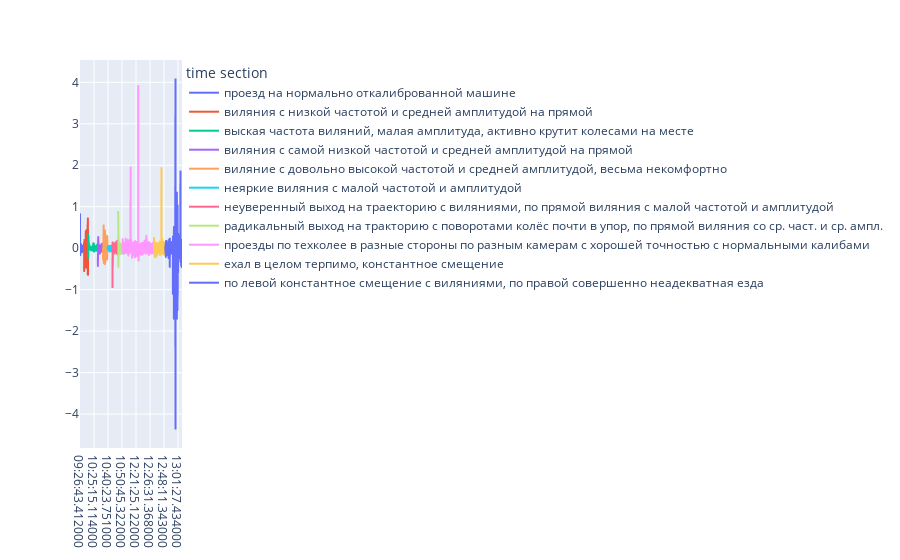

This figure's notebook cell:
### Code cell
fig.update_layout(showlegend=True)
fig.show()

### Figure 1 — Plotly figure (JSON) as saved in the notebook; plotly's stock layout.template omitted (floating-point values rounded to 4 significant figures; data arrays with more than 128 entries replaced by an {"elided": "..."} marker saying what was removed)
{"data": [{"hovertemplate": "time section=проезд на нормально откалиброванной машине<br>time=%{x}<br>cte=%{y}<extra></extra>", "legendgroup": "проезд на нормально откалиброванной машине", "line": {"color": "#636efa", "dash": "solid"}, "marker": {"symbol": "circle"}, "mode": "lines", "name": "проезд на нормально откалиброванной машине", "showlegend": true, "type": "scattergl", "x": {"elided": "569 str values"}, "xaxis": "x", "y": {"elided": "569 float values"}, "yaxis": "y"}, {"hovertemplate": "time section=виляния с низкой частотой и средней амплитудой на прямой<br>time=%{x}<br>cte=%{y}<extra></extra>", "legendgroup": "виляния с низкой частотой и средней амплитудой на прямой", "line": {"color": "#EF553B", "dash": "solid"}, "marker": {"symbol": "circle"}, "mode": "lines", "name": "виляния с низкой частотой и средней амплитудой на прямой", "showlegend": true, "type": "scattergl", "x": {"elided": "594 str values"}, "xaxis": "x", "y": {"elided": "594 float values"}, "yaxis": "y"}, {"hovertemplate": "time section=выская частота виляний, малая амплитуда, активно крутит колесами на месте<br>time=%{x}<br>cte=%{y}<extra></extra>", "legendgroup": "выская частота виляний, малая амплитуда, активно крутит колесами на месте", "line": {"color": "#00cc96", "dash": "solid"}, "marker": {"symbol": "circle"}, "mode": "lines", "name": "выская частота виляний, малая амплитуда, активно крутит колесами на месте", "showlegend": true, "type": "scattergl", "x": {"elided": "1348 str values"}, "xaxis": "x", "y": {"elided": "1348 float values"}, "yaxis": "y"}, {"hovertemplate": "time section=виляния с самой низкой частотой и средней амплитудой на прямой<br>time=%{x}<br>cte=%{y}<extra></extra>", "legendgroup": "виляния с самой низкой частотой и средней амплитудой на прямой", "line": {"color": "#ab63fa", "dash": "solid"}, "marker": {"symbol": "circle"}, "mode": "lines", "name": "виляния с самой низкой частотой и средней амплитудой на прямой", "showlegend": true, "type": "scattergl", "x": {"elided": "720 str values"}, "xaxis": "x", "y": {"elided": "720 float values"}, "yaxis": "y"}, {"hovertemplate": "time section=виляние с довольно высокой частотой и средней амплитудой, весьма некомфортно<br>time=%{x}<br>cte=%{y}<extra></extra>", "legendgroup": "виляние с довольно высокой частотой и средней амплитудой, весьма некомфортно", "line": {"color": "#FFA15A", "dash": "solid"}, "marker": {"symbol": "circle"}, "mode": "lines", "name": "виляние с довольно высокой частотой и средней амплитудой, весьма некомфортно", "showlegend": true, "type": "scattergl", "x": {"elided": "661 str values"}, "xaxis": "x", "y": {"elided": "661 float values"}, "yaxis": "y"}, {"hovertemplate": "time section=неяркие виляния с малой частотой и амплитудой<br>time=%{x}<br>cte=%{y}<extra></extra>", "legendgroup": "неяркие виляния с малой частотой и амплитудой", "line": {"color": "#19d3f3", "dash": "solid"}, "marker": {"symbol": "circle"}, "mode": "lines", "name": "неяркие виляния с малой частотой и амплитудой", "showlegend": true, "type": "scattergl", "x": {"elided": "688 str values"}, "xaxis": "x", "y": {"elided": "688 float values"}, "yaxis": "y"}, {"hovertemplate": "time section=неуверенный выход на траекторию с виляниями, по прямой виляния с малой частотой и амплитудой<br>time=%{x}<br>cte=%{y}<extra></extra>", "legendgroup": "неуверенный выход на траекторию с виляниями, по прямой виляния с малой частотой и амплитудой", "line": {"color": "#FF6692", "dash": "solid"}, "marker": {"symbol": "circle"}, "mode": "lines", "name": "неуверенный выход на траекторию с виляниями, по прямой виляния с малой частотой и амплитудой", "showlegend": true, "type": "scattergl", "x": {"elided": "747 str values"}, "xaxis": "x", "y": {"elided": "747 float values"}, "yaxis": "y"}, {"hovertemplate": "time section=радикальный выход на тракторию с поворотами колёс почти в упор, по прямой виляния со ср. част. и ср. ампл.<br>time=%{x}<br>cte=%{y}<extra></extra>", "legendgroup": "радикальный выход на тракторию с поворотами колёс почти в упор, по прямой виляния со ср. част. и ср. ампл.", "line": {"color": "#B6E880", "dash": "solid"}, "marker": {"symbol": "circle"}, "mode": "lines", "name": "радикальный выход на тракторию с поворотами колёс почти в упор, по прямой виляния со ср. част. и ср. ампл.", "showlegend": true, "type": "scattergl", "x": {"elided": "700 str values"}, "xaxis": "x", "y": {"elided": "700 float values"}, "yaxis": "y"}, {"hovertemplate": "time section=проезды по техколее в разные стороны по разным камерам с хорошей точностью с нормальными калибами<br>time=%{x}<br>cte=%{y}<extra></extra>", "legendgroup": "проезды по техколее в разные стороны по разным камерам с хорошей точностью с нормальными калибами", "line": {"color": "#FF97FF", "dash": "solid"}, "marker": {"symbol": "circle"}, "mode": "lines", "name": "проезды по техколее в разные стороны по разным камерам с хорошей точностью с нормальными калибами", "showlegend": true, "type": "scattergl", "x": {"elided": "4388 str values"}, "xaxis": "x", "y": {"elided": "4388 float values"}, "yaxis": "y"}, {"hovertemplate": "time section=ехал в целом терпимо, константное смещение<br>time=%{x}<br>cte=%{y}<extra></extra>", "legendgroup": "ехал в целом терпимо, константное смещение", "line": {"color": "#FECB52", "dash": "solid"}, "marker": {"symbol": "circle"}, "mode": "lines", "name": "ехал в целом терпимо, константное смещение", "showlegend": true, "type": "scattergl", "x": {"elided": "1621 str values"}, "xaxis": "x", "y": {"elided": "1621 float values"}, "yaxis": "y"}, {"hovertemplate": "time section=по левой константное смещение с виляниями, по правой совершенно неадекватная езда<br>time=%{x}<br>cte=%{y}<extra></extra>", "legendgroup": "по левой константное смещение с виляниями, по правой совершенно неадекватная езда", "line": {"color": "#636efa", "dash": "solid"}, "marker": {"symbol": "circle"}, "mode": "lines", "name": "по левой константное смещение с виляниями, по правой совершенно неадекватная езда", "showlegend": true, "type": "scattergl", "x": {"elided": "2336 str values"}, "xaxis": "x", "y": {"elided": "2336 float values"}, "yaxis": "y"}], "layout": {"autosize": true, "legend": {"title": {"text": "time section"}, "tracegroupgap": 0}, "margin": {"t": 60}, "showlegend": true, "xaxis": {"anchor": "y", "autorange": true, "domain": [0, 1], "range": [0, 14367], "title": {}, "type": "category"}, "yaxis": {"anchor": "x", "autorange": true, "domain": [0, 1], "range": [-4.818, 4.538], "title": {}, "type": "linear"}}}
